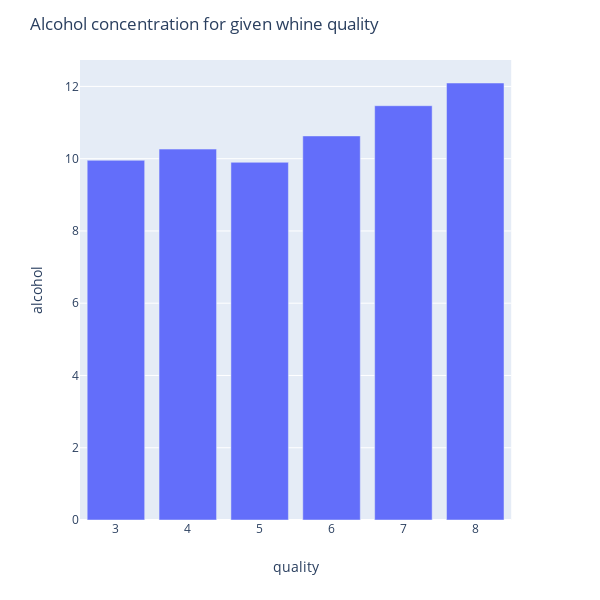

This figure's notebook cell:
### Code cell
import plotly.express as px

df2['quality'] = (3,4,5,6,7,8)

fig = px.bar(df2, x='quality',y='alcohol',width=600)

fig.update_layout(title_text='Alcohol concentration for given whine quality')
fig.show()

### Figure 1 — Plotly figure (JSON) as saved in the notebook; plotly's stock layout.template omitted (floating-point values rounded to 4 significant figures)
{"data": [{"alignmentgroup": "True", "hoverlabel": {"namelength": 0}, "hovertemplate": "quality=%{x}<br>alcohol=%{y}", "legendgroup": "", "marker": {"color": "#636efa"}, "name": "", "offsetgroup": "", "orientation": "v", "showlegend": false, "textposition": "auto", "type": "bar", "x": [3, 4, 5, 6, 7, 8], "xaxis": "x", "y": [9.955, 10.27, 9.9, 10.63, 11.47, 12.09], "yaxis": "y"}], "layout": {"barmode": "relative", "height": 600, "legend": {"tracegroupgap": 0}, "margin": {"t": 60}, "title": {"text": "Alcohol concentration for given whine quality"}, "width": 600, "xaxis": {"anchor": "y", "domain": [0, 0.98], "title": {"text": "quality"}}, "yaxis": {"anchor": "x", "domain": [0, 1], "title": {"text": "alcohol"}}}}
